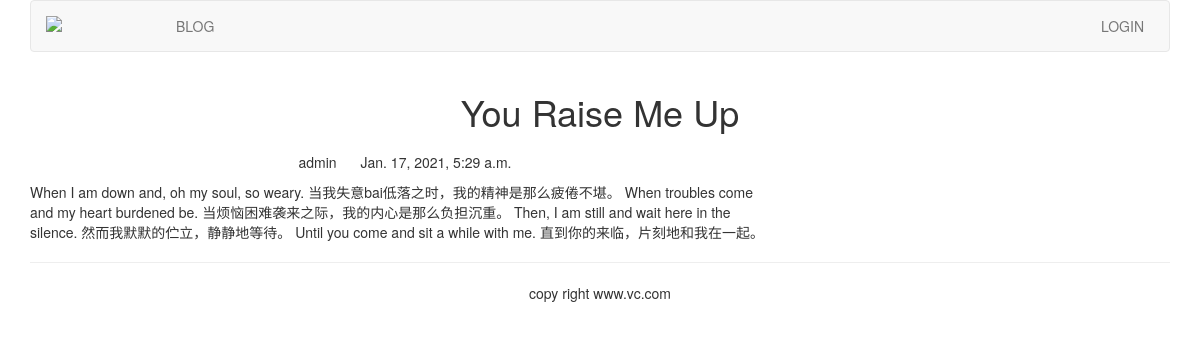
Page /blog/1/ on the committed database.
### blog/models.py (models this page shows, shortened)
class BlogArticles(models.Model):
    title = models.CharField(max_length=300)
    author = models.ForeignKey(User, on_delete=models.CASCADE, related_name="blog_posts")
    body = models.TextField()
    publish = models.DateTimeField(default=timezone.now)
    class Meta:
        ordering = ("-publish",)

### blog/views.py (the view)
# urls.py: path('<int:article_id>/', views.blog_article, name='blog_article'),
def blog_article(request, article_id):
    article = get_object_or_404(BlogArticles, id=article_id)
    pub = article.publish
    return render(request, "blog/content.html", {
        "article": article,
        "publish": pub
    })

### templates/blog/content.html (shortened to what this page needs)
{% extends "base.html" %}
{% block content %}
<div class="row text-center vertical-middle-sm">
    <h1>{{ article.title }}<h1>
</div>
<div class="row">
    <div class="col-xs-12 col-md-8">
        <p class="text-center"><span>{{ article.author.username }}
        </span><span style="margin-left:20px">{{ publish }}</span>
        </p>
        <div> {{article.body}} </div>
    </div>
</div>
{% endblock %}

### templates/base.html (shortened to what this page needs)
{% load staticfiles %}
<!DOCTYPE html>
<html lang="zh-cn">
<head>
    <link rel="stylesheet" href="{% static 'css/bootstrap.css' %}">
</head>
<body>
    {% include "header.html" %}
    <div class="container">
        {% block content %}
        {% endblock %}
    </div>
    {% include "footer.html" %}
</body>
</html>

### templates/header.html
{% load staticfiles %}
<div class="container">
    <nav class="navbar navbar-default" role="navigation">
        <div class="navbar-header" role="navigation">
            <a class="navbar-brand" href="https://www.porsche.com/china/zh/models/">
                <img src="{% static '/images/logo.jpg' %}" width="100px">
            </a>
        </div>
        <div>
            <ul class="nav navbar-nav" role="navigation">
                <li><a href="{% url 'blog:blog_title' %}">BLOG</a>  </li>
            </ul>
            <ul class="nav navbar-nav navbar-right" style="margin-right: 10px">
                {% if user.is_authenticated %}
                    <li><a href="#">{{ user.username }}</a></li>
                    <li><a href="{% url 'account:user_logout' %}">Logout</a></li>
                {% else %}
                    <li><a href="{% url 'account:user_login'%}">LOGIN</a></li>
                {% endif %}
            </ul>
        </div>
    </nav>
</div>

### templates/footer.html
<div class="container">
    <hr>
    <p class="text-center">copy right www.vc.com</p>
</div>

### rows in the picture
BlogArticles: title "You Raise Me Up", author.username "admin", publish "Jan. 17, 2021, 5:29 a.m.", body "When I am down and, oh my soul, so weary. 当我失意bai低落之时，我的精神是那么疲倦不堪。 When troubles come and my heart burdened be. 当烦恼困难袭来之际，我的内心是那么负担沉重。 Then, I am still and wait here in the silence. 然而我默默的伫立，静静地等待。 Until you come and sit a while with me. 直到你的来临，片刻地和我在一起。"
